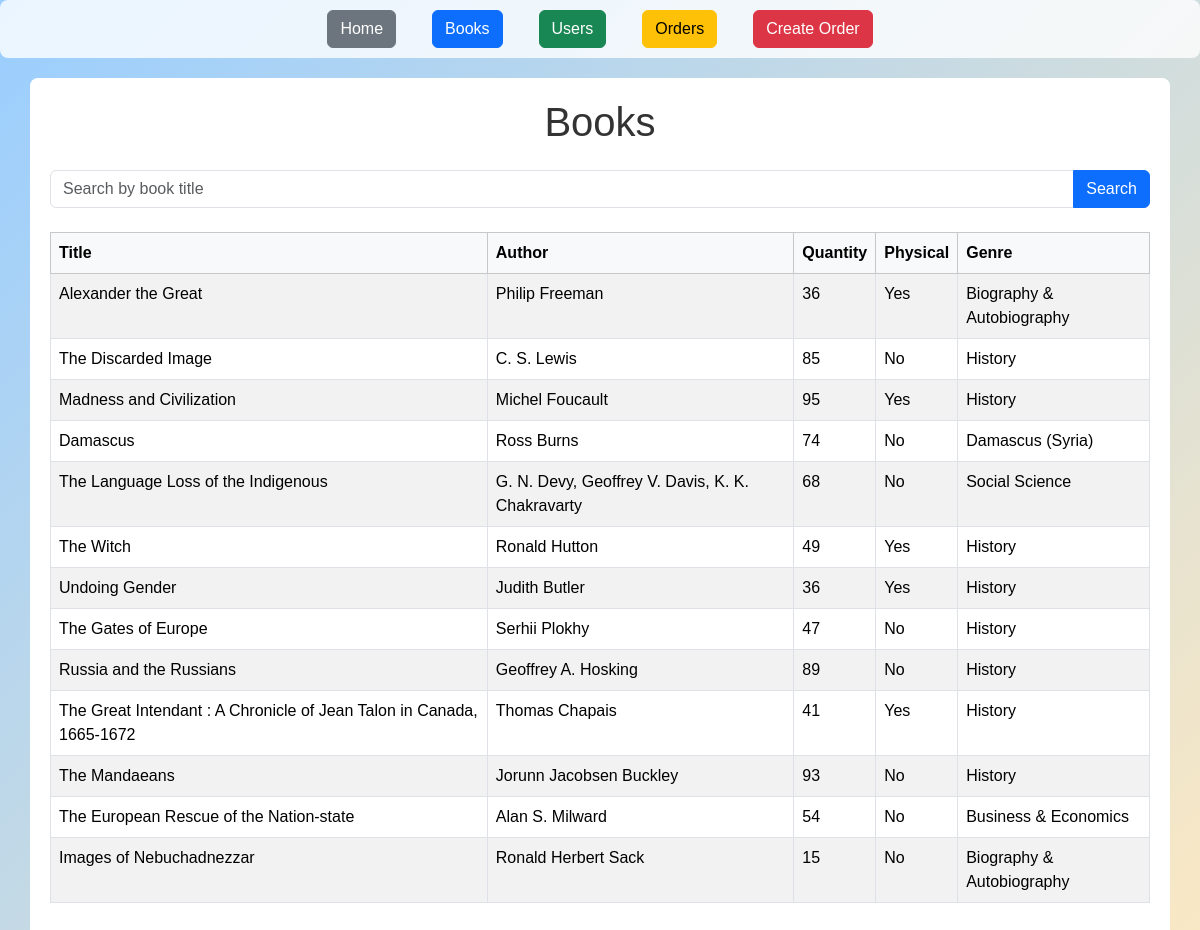
/books, run on the app's committed database.
### models/book.py (models this page shows)
class Book(db.Model):
    __tablename__ = 'book'
    id = db.mapped_column(Integer, primary_key=True)
    title = db.mapped_column(String)
    author = db.mapped_column(String)
    quantity = db.mapped_column(Integer, default=0)
    physical = db.mapped_column(Boolean, default=False)
    genre_id = db.mapped_column(Integer, ForeignKey('genre.id'))
    genre = relationship("Genre", back_populates="books")

### models/genre.py (models this page shows)
class Genre(db.Model):
    __tablename__ = 'genre'
    id = db.mapped_column(Integer, primary_key=True)
    name = db.mapped_column(String)
    books = relationship("Book", back_populates="genre")

### app.py (the view)
@app.route("/books")
def books():
    search_query = request.args.get("q","").strip()
    stmt = db.select(Book)
    if search_query:
        stmt = stmt.filter(Book.title.ilike(f"%{search_query}%"))
    books = db.session.execute(stmt).scalars().all()
    return render_template("books.html", books=books,search_query=search_query)

### templates/books.html (shortened to what this page needs)
{% extends "base.html" %}
{% block content %}
<h1 class="text-center mb-4">Books</h1>
<form method="get" class="mb-4">
    <div class="input-group">
        <input type="text" name="q" class="form-control" placeholder="Search by book title" value="{{ search_query }}">
        <button class="btn btn-primary" type="submit">Search</button>
    </div>
</form>
<table class="table table-striped table-bordered">
    <thead class="table-light">
        <tr>
            <th>Title</th>
            <th>Author</th>
            <th>Quantity</th>
            <th>Physical</th>
            <th>Genre</th>
        </tr>
    </thead>
    <tbody>
        {% for book in books %}
        <tr>
            <td>{{ book.title }}</td>
            <td>{{ book.author }}</td>
            <td>{{ book.quantity }}</td>
            <td>{{ 'Yes' if book.physical else 'No' }}</td>
            <td>{{ book.genre.name if book.genre else 'N/A' }}</td>
        </tr>
        {% endfor %}
    </tbody>
</table>
{% endblock %}

### templates/base.html (shortened to what this page needs)
<!DOCTYPE html>
<html>
<head>
    <link href="https://cdn.jsdelivr.net/npm/bootstrap@5.3.3/dist/css/bootstrap.min.css" rel="stylesheet">
</head>
<body>
    <main>
        <div class="d-flex flex-wrap justify-content-center gap-3">
            <a href="{{ url_for('home') }}" class="btn btn-secondary">Home</a>
            <a href="{{ url_for('books') }}" class="btn btn-primary">Books</a>
            <a href="{{ url_for('users') }}" class="btn btn-success">Users</a>
            <a href="{{ url_for('orders') }}" class="btn btn-warning">Orders</a>
            <a href="{{ url_for('admin_create_order') }}" class="btn btn-danger">Create Order</a>
        </div>
    </main>
    <div class="container">
        {% block content %}{% endblock %}
    </div>
</body>
</html>

### templates/base.html (style rules this page uses)
body { font-family: "Arial", sans-serif; background: linear-gradient(135deg, #9aceff 0%, #fae8c4 100%); background-repeat: no-repeat; background-size: cover; background-attachment: fixed; color: #333; }
main { background-color: rgba(255, 255, 255, 0.8); padding: 10px; margin-bottom: 20px; text-align: center; border-radius: 8px; }
main a { text-decoration: none; margin: 0 10px; color: #007bff; font-weight: bold; }
.container { background-color: white; padding: 20px; border-radius: 8px; }

### data on the page
Book: title "Alexander the Great", author "Philip Freeman", quantity "36", physical "Yes", genre "Biography & Autobiography"
Book: title "The Discarded Image", author "C. S. Lewis", quantity "85", physical "No", genre "History"
Book: title "Madness and Civilization", author "Michel Foucault", quantity "95", physical "Yes", genre "History"
Book: title "Damascus", author "Ross Burns", quantity "74", physical "No", genre "Damascus (Syria)"
Book: title "The Language Loss of the Indigenous", author "G. N. Devy, Geoffrey V. Davis, K. K. Chakravarty", quantity "68", physical "No", genre "Social Science"
Book: title "The Witch", author "Ronald Hutton", quantity "49", physical "Yes", genre "History"
Book: title "Undoing Gender", author "Judith Butler", quantity "36", physical "Yes", genre "History"
Book: title "The Gates of Europe", author "Serhii Plokhy", quantity "47", physical "No", genre "History"
Book: title "Russia and the Russians", author "Geoffrey A. Hosking", quantity "89", physical "No", genre "History"
Book: title "The Great Intendant : A Chronicle of Jean Talon in Canada, 1665-1672", author "Thomas Chapais", quantity "41", physical "Yes", genre "History"
Book: title "The Mandaeans", author "Jorunn Jacobsen Buckley", quantity "93", physical "No", genre "History"
Book: title "The European Rescue of the Nation-state", author "Alan S. Milward", quantity "54", physical "No", genre "Business & Economics"
Book: title "Images of Nebuchadnezzar", author "Ronald Herbert Sack", quantity "15", physical "No", genre "Biography & Autobiography"
